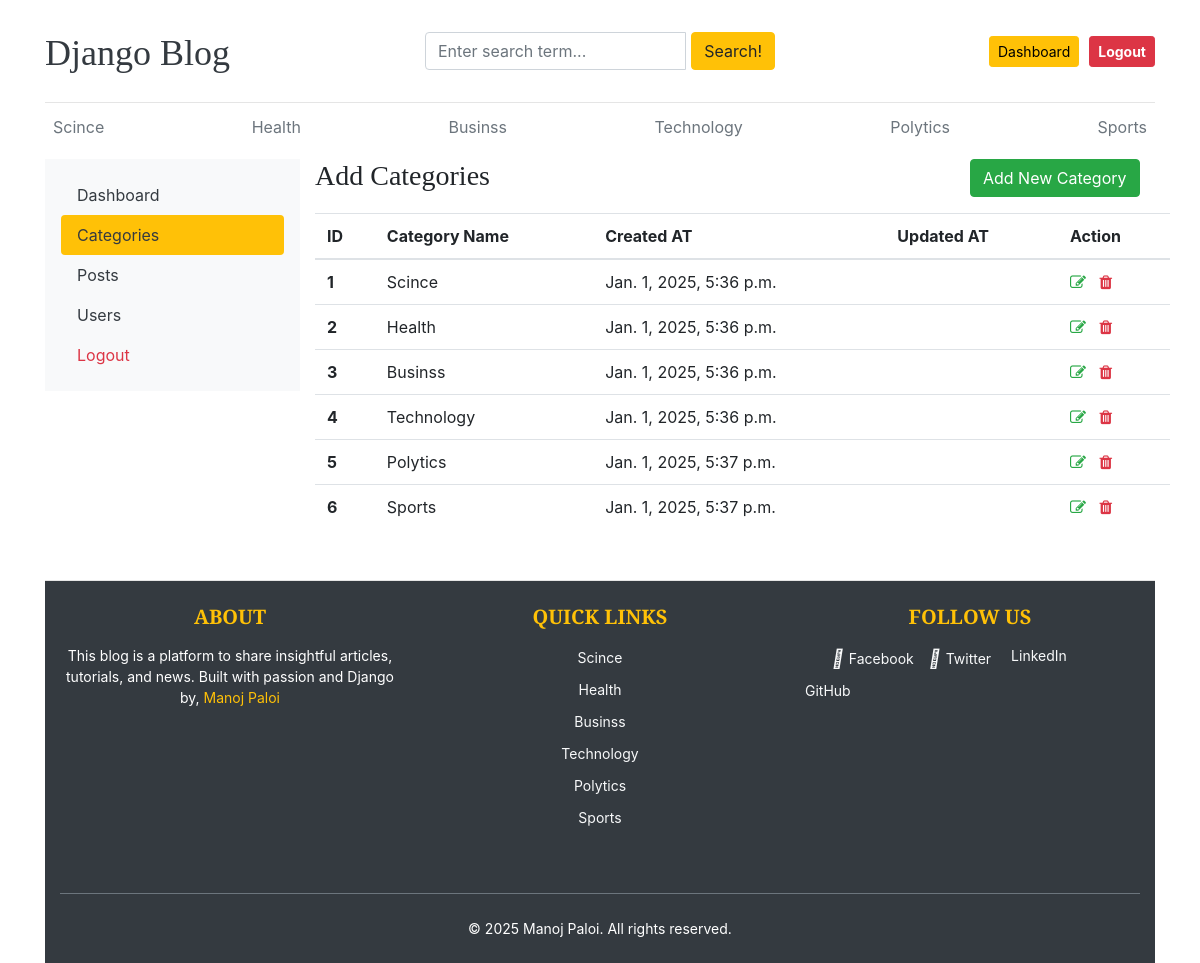
The app's page /dashboards/categories/ (signed in) with its own data.
### blogs/models.py (models this page shows, shortened)
class Category(models.Model):
    category_name = models.CharField(max_length=50, unique=True)
    created_at = models.DateTimeField(auto_now_add=True)
    updated_at = models.DateTimeField(auto_now=True)  # Fixed typo
    class Meta:
        verbose_name_plural = 'Categories'

### dashboards/views.py (the view)
# urls.py: path('categories/', views.categories, name='categories'),
@login_required(login_url='login')
@never_cache
def categories (request):
    context = {
        'category_counts': Category.objects.all().count()
    }
    return render (request, 'dashboard/categories.html', context)

### blogs/context_processors.py (called while the page is built)
def get_categories(request):
    categories = Category.objects.all()
    return dict(categories = categories)

### templates/dashboard/categories.html (shortened to what this page needs)
{% extends '../base/base.html' %}
{% block content %}
  <div class="row">
    <div class="col-md-3">
      <div class="nav flex-column nav-pills bg-light p-3" aria-orientation="vertical">
        <a href="{% url 'dashboard' %}" class="nav-link text-dark">Dashboard</a>
        <a href="" class="nav-link text-dark bg-warning active">Categories</a>
        <a href="{% url 'posts' %}" class="nav-link text-dark">Posts</a>
        <a href="{% url 'users' %}" class="nav-link text-dark ">Users</a>
        <a href="{% url 'logout' %}" class="nav-link text-danger">Logout</a>
      </div>
    </div>
    <div class="col-md-9">
      <div class="row">
        <h3 class="text-center">Add Categories</h3>
        <a href=" {% url 'add_categories' %} " class="btn btn-success mb-3" style="margin-left: 30rem;">Add New Category</a>
        <table class="table table-hover">
          <thead>
            <tr>
              <th>ID</th>
              <th>Category Name</th>
              <th>Created AT</th>
              <th>Updated AT</th>
              <th>Action</th>
            </tr>
          </thead>
          <tbody>
            {% for cat in categories %}
              <tr>
                <th>{{ forloop.counter }}</th>
                <td>{{ cat.category_name }}</td>
                <td>{{ cat.created_at }}</td>
                <td>{{ cat.updatrd_at }}</td>
                <td>
                  <a href=" {% url 'edit_categories' cat.id %} "><i class="fa fa-edit text-success"></i></a> &nbsp;
                  <a href="{% url 'delete_categories' cat.id %}"><i class="fa fa-trash text-danger"></i></a>
                </td>
              </tr>
            {% endfor %}
          </tbody>
        </table>
      </div>
    </div>
  </div>
{% endblock %}

### templates/base/Header.html (shortened to what this page needs)
{% load static %}
<!DOCTYPE html>
<html lang="en">
  <head>
    <link href="https://getbootstrap.com/docs/4.0/dist/css/bootstrap.min.css" rel="stylesheet" />
    <link href="{% static 'css/blog.css' %}" rel="stylesheet" />
    <link rel="stylesheet" href="https://cdnjs.cloudflare.com/ajax/libs/font-awesome/4.7.0/css/font-awesome.min.css" />
  </head>
  <header class="blog-header py-3">
    <div class="row flex-nowrap justify-content-between align-items-center">
      <div class="col-4 pt-1">
        <a class="blog-header-logo text-dark" href="/">Django Blog</a>
      </div>
      <div class="col-4" style="margin-top: 1rem;">
        <form action=" {% url 'search' %} " method="GET">
          <div class="input-group">
            <input class="form-control" name="keyword" type="text" placeholder="Enter search term..." aria-label="Enter search term..." aria-describedby="button-search" />
            <button type="submit" class="btn btn-warning" id="button-search" style="margin-left: 5px;" type="button">Search!</button>
          </div>
        </form>
      </div>
      <div class="col-4 d-flex justify-content-end align-items-center">
        {% if not user.is_authenticated %}
          <a class="btn btn-sm btn-warning" href="{% url 'login' %}">Login</a> &nbsp;
          <a class="btn btn-sm btn-outline-secondary" href="{% url 'register' %}">Register</a>
        {% else %}
          <span><a href="{% url 'dashboard' %}" class="btn btn-sm btn-warning" style="margin-right: 10px; color: black;">Dashboard</a></span>
          <a href="{% url 'logout' %}" class="btn btn-sm btn-danger" style="font-weight: bold; color: white;">Logout</a>
        {% endif %}
      </div>
    </div>
  </header>
  <div class="nav-scroller py-1 mb-2">
    <nav class="nav d-flex justify-content-between">
      {% for cat in categories %}
        <a class="p-2 text-muted" href="{% url 'posts_by_category' cat.id %}">{{ cat.category_name }}</a>
      {% endfor %}
    </nav>
  </div>
</html>

### templates/base/Footer.html (shortened to what this page needs)
{% load static %}
<footer class="blog-footer py-4 bg-dark text-white">
  <div class="container">
    <div class="row">
      <div class="col-md-4 col-sm-12 mb-4">
        <h5 class="text-uppercase mb-3">About</h5>
        <p>
          This blog is a platform to share insightful articles, tutorials, and news. Built with passion and Django by,
          <a href="#" class="text-warning">Manoj Paloi</a>
        </p>
      </div>
      <div class="col-md-4 col-sm-6 mb-4">
        <h5 class="text-uppercase mb-3">Quick Links</h5>
        <ul class="list-unstyled">
          {% for cat in categories %}
            <li>
              <a href="{% url 'posts_by_category' cat.id %}" class="text-light text-decoration-none">{{ cat.category_name }}</a>
            </li>
          {% endfor %}
        </ul>
      </div>
      <div class="col-md-4 col-sm-6 mb-4">
        <h5 class="text-uppercase mb-3">Follow Us</h5>
        <ul class="list-unstyled d-flex flex-wrap">
          <li class="me-3">
            <a href="#" class="text-light text-decoration-none d-flex align-items-center" style="padding-left: 2rem;"><i class="fab fa-facebook-f me-2"></i> Facebook</a>
          </li>
          <li class="me-3">
            <a href="#" class="text-light text-decoration-none d-flex align-items-center"><i class="fab fa-twitter me-2"></i> Twitter</a>
          </li>
          <li class="me-3">
            <a href="#" class="text-light text-decoration-none d-flex align-items-center"> LinkedIn</a>
          </li>
          <li class="me-3">
            <a href="#" class="text-light text-decoration-none d-flex align-items-center"> GitHub</a>
          </li>
        </ul>
      </div>
    </div>
    <hr class="border-secondary my-4" />
    <div class="text-center">
      <p class="mb-0">© 2025 Manoj Paloi. All rights reserved.</p>
    </div>
  </div>
</footer>

### static/css/blog.css (style rules this page uses)
.blog-header { border-bottom: 1px solid #e5e5e5; }
.blog-header-logo { font-family: "Playfair Display", Georgia, "Times New Roman", serif ; font-size: 2.25rem; }
h1, h2, h3, h4, h5, h6 { font-family: "Playfair Display", Georgia, "Times New Roman", serif ; }
.blog-footer { padding: 2.5rem 0; color: #727272; text-align: center; background-color: #f9f9f9; border-top: .05rem solid #e5e5e5; }
.blog-footer p:last-child { margin-bottom: 0; }

### templates/base/Footer.html (style rules this page uses)
.blog-footer { background-color: #343a40; color: #ffffff; margin-top: 35px; }
.blog-footer h5 { font-weight: bold; color: #ffc107; }
.blog-footer p, .blog-footer a { font-size: 14px; }
.blog-footer ul { padding: 0; list-style: none; }
.blog-footer ul li { margin-bottom: 8px; }
.blog-footer ul li a { font-size: 14px; transition: color 0.3s ease; }
.blog-footer ul.d-flex li { margin-right: 15px; }
.blog-footer ul.d-flex li a { display: flex; align-items: center; gap: 5px; }
.blog-footer ul.d-flex li a i { font-size: 18px; }

### records on screen
Category: category_name "Scince", created_at "Jan. 1, 2025, 5:36 p.m."
Category: category_name "Health", created_at "Jan. 1, 2025, 5:36 p.m."
Category: category_name "Businss", created_at "Jan. 1, 2025, 5:36 p.m."
Category: category_name "Technology", created_at "Jan. 1, 2025, 5:36 p.m."
Category: category_name "Polytics", created_at "Jan. 1, 2025, 5:37 p.m."
Category: category_name "Sports", created_at "Jan. 1, 2025, 5:37 p.m."
